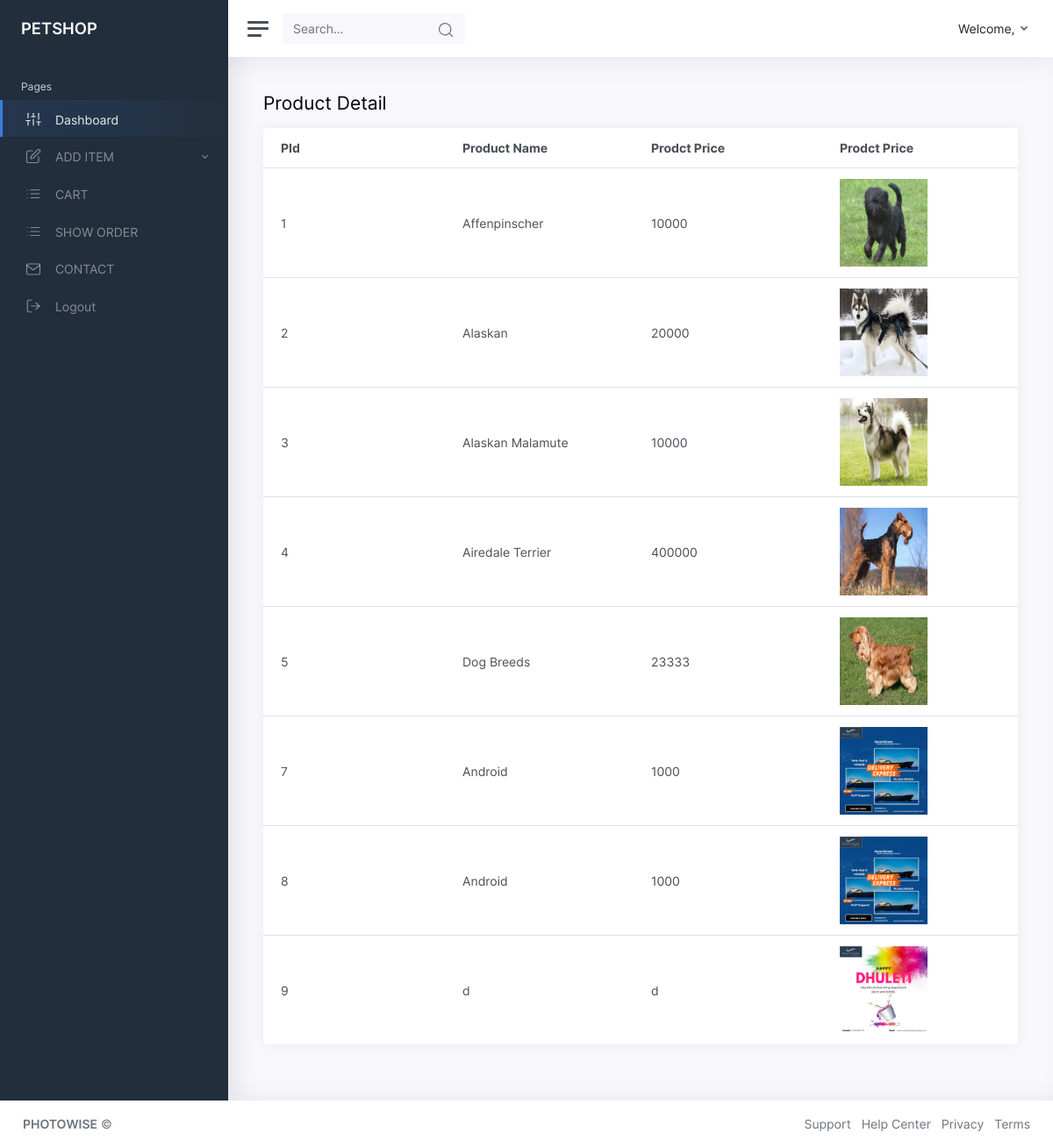
Page /ADMIN/showallpet.php on the committed database.
### tables this page shows
CREATE TABLE `product` (
  `id` int(11) NOT NULL,
  `pname` varchar(100) NOT NULL,
  `image` text NOT NULL,
  `price` text NOT NULL
);

### ADMIN/showallpet.php (the view, shortened to what this page needs)
<?php
include'connection.php';
$subcat=$obj->query("select * from product");
?>
<!DOCTYPE html>
<html lang="en">
<head>
	<link href="css/app.css" rel="stylesheet">
</head>
<body>
	<div class="wrapper">
		<?php
		include'common/sidebar.php';
		?>
		<div class="main">
			<?php
			include'common/header.php';
			?>
			<main class="content">
				 <div class="container-fluid p-0">
					<h1 class="h3 mb-3">Product Detail</h1>
				</div>
						<div class="col-12 col-xl-12">
							<div class="card">
								<table class="table">
									<thead>
										<tr>
											<th style="width:20%;">PId</th>
											<th style="width:20%">Product Name</th>
											<th style="width:20%">Prodct Price</th>
											<th style="width:20%">Prodct Price</th>
										</tr>
									</thead>
									<tbody>
										<?php
										while($row=$subcat->fetch_object())
										{
											?>
											<tr>
												<td><?php echo $row->id ; ?></td>
												<td><?php echo $row->pname; ?></td>
												<td><?php echo $row->price; ?></td>
												<td><img src="<?php echo $row->image; ?>" alt="" height="100" width="100"></td>
										</tr>
										<?php
										 }
										 ?>
									</tbody>
								</table>
							</div>
						</div>
					</div>
				</div>
		<?php include'common/footer.php';?>
</body>
</html>

### ADMIN/common/sidebar.php (shortened to what this page needs)
<nav id="sidebar" class="sidebar">
			<div class="sidebar-content js-simplebar">
				<a class="sidebar-brand" href="index.html">
          <span class="align-middle">PETSHOP</span>
        </a>
				<ul class="sidebar-nav">
					<li class="sidebar-header">
						Pages
					</li>
					<li class="sidebar-item active">
						<a class="sidebar-link" href="dashboard.php">
              <i class="align-middle" data-feather="sliders"></i> <span class="align-middle">Dashboard</span>
            </a>
					</li>
					<li class="sidebar-item">
						<a data-target="#ui" data-toggle="collapse" class="sidebar-link collapsed">
              <i class="align-middle" data-feather="edit"></i> <span class="align-middle">ADD ITEM</span>
           				 </a>
					<li class="sidebar-item">
						<a class="sidebar-link" href="allproduct.php">
              <i class="align-middle" data-feather="list"></i> <span class="align-middle">CART</span>
            </a>
	<li class="sidebar-item">
						<a class="sidebar-link" href="showallorder.php">
              <i class="align-middle" data-feather="list"></i> <span class="align-middle">SHOW ORDER</span>
            </a>
					<li class="sidebar-item">
						<a class="sidebar-link" href="feedback.php">
              <i class="align-middle" data-feather="mail"></i> <span class="align-middle">CONTACT</span>
            </a>
					</li>
					</li>
<li class="sidebar-item">
						<li class="sidebar-item">
						<a class="sidebar-link" href="logout.php">
              <i class="align-middle" data-feather="log-out"></i> <span class="align-middle">Logout</span>
            </a>
					</li>
				</ul>
			</div>
		</nav>

### ADMIN/common/header.php (shortened to what this page needs)
<?php
include 'connection.php';
$id = $_SESSION['ad_id'];
$profile_data = $obj->query("select * from admin where id='$id'");
$profile = $profile_data->fetch_object();
?>
<nav class="navbar navbar-expand navbar-light navbar-bg">
				<a class="sidebar-toggle d-flex">
          <i class="hamburger align-self-center"></i>
        </a>
				<form class="d-none d-sm-inline-block">
					<div class="input-group input-group-navbar">
						<input type="text" class="form-control" placeholder="Search…" aria-label="Search">
						<button class="btn" type="button">
             				 <i class="align-middle" data-feather="search"></i>
           				 </button>
					</div>
				</form>
				<div class="navbar-collapse collapse">
					<ul class="navbar-nav navbar-align">
						<li class="nav-item dropdown">
							<a class="nav-icon dropdown-toggle" href="#" id="alertsDropdown" data-toggle="dropdown">
							</a>
						</li>
						<li class="nav-item dropdown">
							<a class="nav-link dropdown-toggle d-none d-sm-inline-block" href="#" data-toggle="dropdown">
                <span class="text-dark">Welcome, <?php echo $profile->name;?></span>
              </a>
						</li>
					</ul>
				</div>
			</nav>

### ADMIN/common/footer.php
<footer class="footer">
				<div class="container-fluid">
					<div class="row text-muted">
						<div class="col-6 text-left">
							<p class="mb-0">
								<a href="index.html" class="text-muted"><strong>PHOTOWISE</strong></a> &copy;
							</p>
						</div>
						<div class="col-6 text-right">
							<ul class="list-inline">
								<li class="list-inline-item">
									<a class="text-muted" href="#">Support</a>
								</li>
								<li class="list-inline-item">
									<a class="text-muted" href="#">Help Center</a>
								</li>
								<li class="list-inline-item">
									<a class="text-muted" href="#">Privacy</a>
								</li>
								<li class="list-inline-item">
									<a class="text-muted" href="#">Terms</a>
								</li>
							</ul>
						</div>
					</div>
				</div>
			</footer>

### rows in the picture
product: id "1", pname "Affenpinscher", price "10000", image (picture)
product: id "2", pname "Alaskan", price "20000", image (picture)
product: id "3", pname "Alaskan Malamute", price "10000", image (picture)
product: id "4", pname "Airedale Terrier", price "400000", image (picture)
product: id "5", pname "Dog Breeds", price "23333", image (picture)
product: id "7", pname "Android", price "1000", image (picture)
product: id "8", pname "Android", price "1000", image (picture)
product: id "9", pname "d", price "d", image (picture)
